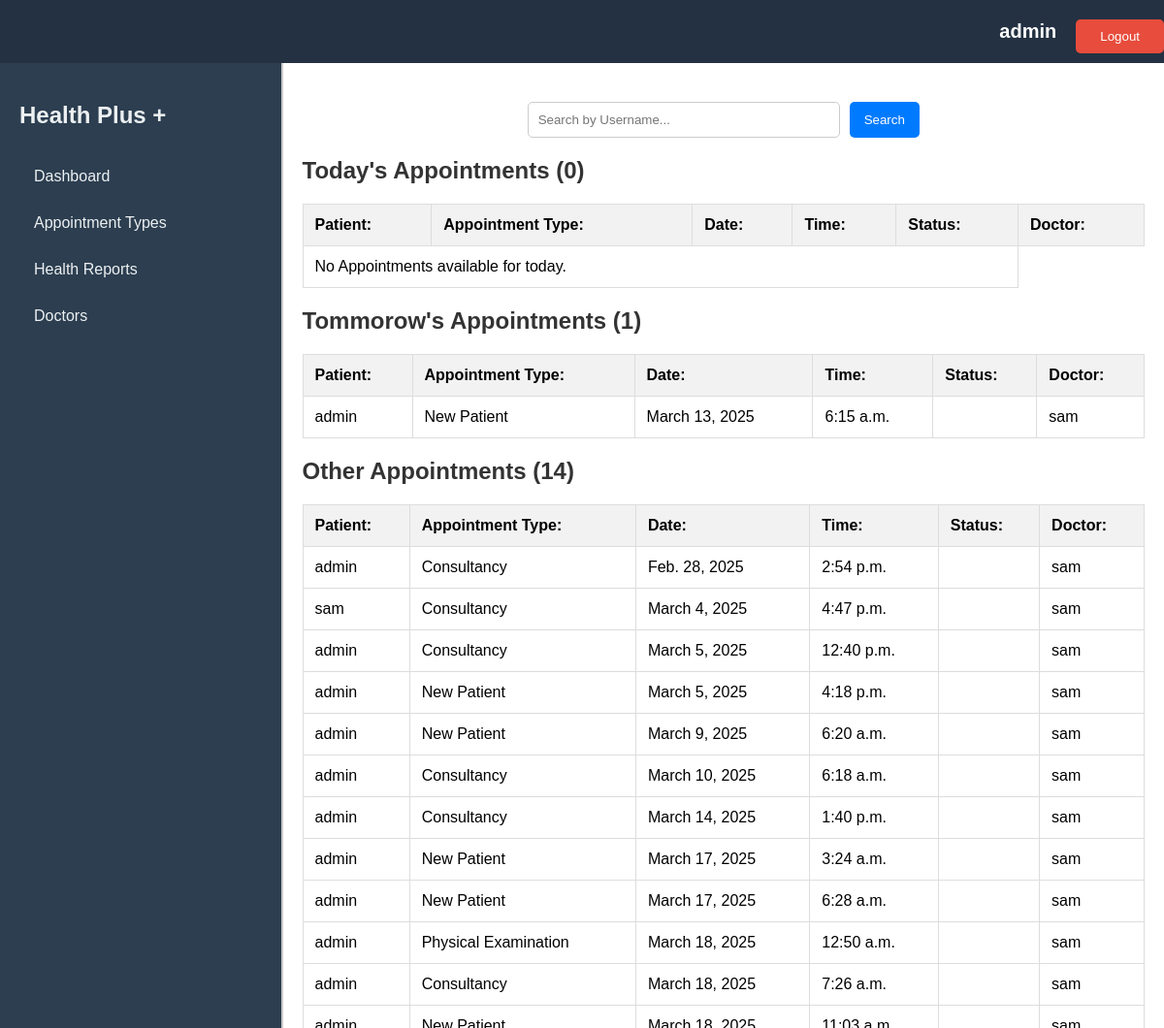
Page /staff/ (signed in) on the committed database.
### booking/models.py (models this page shows, shortened)
class Appointment(models.Model):
    user = models.ForeignKey(User, on_delete=models.CASCADE, related_name='appointments')
    doctor = models.ForeignKey(Doctor, on_delete=models.CASCADE, related_name='appointments')
    appointment_type = models.ForeignKey(AppointmentType, on_delete=models.CASCADE)  # New field
    appointment_date = models.DateField()
    appointment_time = models.TimeField()
    status = models.CharField(max_length=20, choices=[('scheduled', 'Scheduled'), ('completed', 'Completed'), ('canceled', 'Canceled')])
    created_at = models.DateTimeField(auto_now_add=True)
    updated_at = models.DateTimeField(auto_now=True)
    class Meta:
        indexes = [
            models.Index(fields=['appointment_date']),
        ]

class AppointmentType(models.Model):
    name = models.CharField(max_length=100)
    duration = models.PositiveIntegerField()

class Doctor(models.Model):
    user = models.OneToOneField(User, on_delete=models.CASCADE)
    specialty = models.CharField(max_length=100)
    qualifications = models.TextField()
    experience_years = models.PositiveIntegerField()
    languages_spoken = models.CharField(max_length=100, blank=True)
    rating = models.FloatField(default=0.0)
    available_days = models.CharField(max_length=100)
    available_time_start = models.TimeField()
    available_time_end = models.TimeField()

### staff/views.py (the view)
# urls.py: path('', views.staff_view, name = 'staff_home'),
@staff_member_required
def staff_view(request):
    current_date = timezone.now().date()
    current_time = timezone.now().time()
    bookings = Appointment.objects.all()
    past_date = current_date - timedelta(days=1)
    tomorrow_date = current_date + timedelta(days=1)
    today_bookings = bookings.filter(appointment_date=current_date).order_by('appointment_time')
    tomorrow_bookings = bookings.filter(appointment_date=tomorrow_date).order_by('appointment_time')
    other_bookings = bookings.exclude(appointment_date__in=[past_date, current_date, tomorrow_date]).order_by('appointment_date', 'appointment_time')
    context = {
        'today_bookings': today_bookings,
        'tomorrow_bookings': tomorrow_bookings,
        'other_bookings': other_bookings,
        'user': request.user,
    }
    return render(request, 'staff.html', context)

### staff/templates/staff.html (shortened to what this page needs)
{% load static %}
<!DOCTYPE html>
<html lang="en">
<head>
</head>
<body>
    <header>
        <nav>
        {% if user.is_authenticated %}
        <h3>{{user.username}}</h3>
        <form method="post" action="{% url 'logout' %}">
            <button type="submit" class="logout-button">Logout</button>
        </form>
        {% else %}
        <a href="/accounts/login" class="login" style='text-decoration:none; color:white;'>Login</a>
        {% endif %}
    </nav>
    </header>
    <div class="body-content">
        <div class="aside">
            {% include 'components/staff_aside.html' %}
        </div>
        <div class="content">
            <div class="container">
                {% block content %}
                <div class="search-container">
                    <input type="text" id="searchInput" placeholder="Search by Username..." />
                    <button onclick="searchBookings()">Search</button>
                </div>
                <table id="todayBookings">
                    <h2>Today's Appointments ({{ today_bookings.count }})</h2>
                    <thead>
                        <tr>
                            <th><strong>Patient:</strong></th>
                            <th><strong>Appointment Type:</strong></th>
                            <th><strong>Date:</strong></th>
                            <th><strong>Time:</strong></th>
                            <th><strong>Status:</strong></th>
                            <th><strong>Doctor:</strong></th>
                        </tr>
                    </thead>
                    <tbody>
                        {% if today_bookings %} {% for booking in today_bookings %}
                        <tr onclick="window.location='{% url 'appointment_detail' booking.id %}'" style="cursor: pointer">
                            <td>{{ booking.user.username }}</td>
                            <td>{{ booking.appointment_type.name }}</td>
                            <td>{{ booking.appointment_date }}</td>
                            <td>{{ booking.appointment_time }}</td>
                            <td>{{ booking.status }}</td>
                            <td>{{ booking.doctor.user.username }}</td>
                        </tr>
                        {% endfor %} {% else %}
                        <tr>
                            <td colspan="5">No Appointments available for today.</td>
                        </tr>
                        {% endif %}
                    </tbody>
                </table>
                <table id="tomorrowBookings">
                    <h2>Tommorow's Appointments ({{ tomorrow_bookings.count }})</h2>
                    <thead>
                        <tr>
                            <th><strong>Patient:</strong></th>
                            <th><strong>Appointment Type:</strong></th>
                            <th><strong>Date:</strong></th>
                            <th><strong>Time:</strong></th>
                            <th><strong>Status:</strong></th>
                            <th><strong>Doctor:</strong></th>
                        </tr>
                    </thead>
                    <tbody>
                        {% if tomorrow_bookings %} {% for booking in tomorrow_bookings %}
                        <tr onclick="window.location='{% url 'appointment_detail' booking.id %}'" style="cursor: pointer">
                            <td>{{ booking.user.username }}</td>
                            <td>{{ booking.appointment_type.name }}</td>
                            <td>{{ booking.appointment_date }}</td>
                            <td>{{ booking.appointment_time }}</td>
                            <td>{{ booking.status }}</td>
                            <td>{{ booking.doctor.user.username }}</td>
                        </tr>
                        {% endfor %} {% else %}
                        <tr>
                            <td colspan="5">No Appointments available for tomorrow.</td>
                        </tr>
                        {% endif %}
                    </tbody>
                </table>
                <table id="upcomingBookings">
                    <h2>Other Appointments ({{ other_bookings.count }})</h2>
                    <thead>
                        <tr>
                            <th><strong>Patient:</strong></th>
                            <th><strong>Appointment Type:</strong></th>
                            <th><strong>Date:</strong></th>
                            <th><strong>Time:</strong></th>
                            <th><strong>Status:</strong></th>
                            <th><strong>Doctor:</strong></th>
                        </tr>
                    </thead>
                    <tbody>
                        {% if other_bookings %} {% for booking in other_bookings %}
                        <tr onclick="window.location='{% url 'appointment_detail' booking.id %}'" style="cursor: pointer">
                            <td>{{ booking.user.username }}</td>
                            <td>{{ booking.appointment_type.name }}</td>
                            <td>{{ booking.appointment_date }}</td>
                            <td>{{ booking.appointment_time }}</td>
                            <td>{{ booking.status }}</td>
                            <td>{{ booking.doctor.user.username }}</td>
                        </tr>
                        {% endfor %} {% else %}
                        <tr>
                            <td colspan="5">No Other Appointments available.</td>
                        </tr>
                        {% endif %}
                    </tbody>
                </table>
                {% endblock %}
            </div>
        </div>
    </div>
</body>
</html>

### staff/templates/staff.html (style rules this page uses)
html, body { height: 100%; width:100%; margin: 0; padding: 0; }
body { font-family: "Arial", sans-serif; background-color: #f4f7fa; position:fixed; }
header { background-color: #233142; padding: 10px 20px; color: white; display: flex; justify-content: flex-end; align-items: center; }
nav { display: flex; align-items: center; }
h3 { margin: 0; font-size: 20px; }
.logout-button { margin-left: 20px; padding: 10px 15px; background-color: #dc3545; color: white; border: none; border-radius: 5px; cursor: pointer; transition: background-color 0.3s; }
.body-content { display: flex; height: 100%; overflow:auto; }
.aside { flex: 1; border-right: 2px solid #ccc; }
.content { flex: 3; padding: 20px; background-color: #ffffff; }
h2 { color: #333; margin-top: 20px; }
table { width: 100%; border-collapse: collapse; margin: 20px 0; }
th, td { padding: 12px; text-align: left; border: 1px solid #ddd; }
th { background-color: #f2f2f2; font-weight: bold; }
button { background-color: #dc3545; color: white; border: none; padding: 10px 15px; border-radius: 5px; cursor: pointer; transition: background-color 0.3s; }
.search-container { display: flex; justify-content: center; margin: 20px 0; }
.search-container input { padding: 10px; border: 1px solid #ccc; border-radius: 5px; width: 300px; }
.search-container button { padding: 10px 15px; border: none; border-radius: 5px; background-color: #007bff; color: white; cursor: pointer; margin-left: 10px; transition: background-color 0.3s; }

### staff/templates/components/staff_aside.html (style rules this page uses)
.logout-button { background-color: #e74c3c; color: white; border: none; padding: 10px 15px; border-radius: 5px; cursor: pointer; width: 100%; margin-top: 10px; transition: background-color 0.3s; }

### rows in the picture
Appointment: user.username "admin", appointment_type.name "New Patient", appointment_date "March 13, 2025", appointment_time "6:15 a.m.", doctor.user.username "sam"
Appointment: user.username "admin", appointment_type.name "Consultancy", appointment_date "Feb. 28, 2025", appointment_time "2:54 p.m.", doctor.user.username "sam"
Appointment: user.username "sam", appointment_type.name "Consultancy", appointment_date "March 4, 2025", appointment_time "4:47 p.m.", doctor.user.username "sam"
Appointment: user.username "admin", appointment_type.name "Consultancy", appointment_date "March 5, 2025", appointment_time "12:40 p.m.", doctor.user.username "sam"
Appointment: user.username "admin", appointment_type.name "New Patient", appointment_date "March 5, 2025", appointment_time "4:18 p.m.", doctor.user.username "sam"
Appointment: user.username "admin", appointment_type.name "New Patient", appointment_date "March 9, 2025", appointment_time "6:20 a.m.", doctor.user.username "sam"
Appointment: user.username "admin", appointment_type.name "Consultancy", appointment_date "March 10, 2025", appointment_time "6:18 a.m.", doctor.user.username "sam"
Appointment: user.username "admin", appointment_type.name "Consultancy", appointment_date "March 14, 2025", appointment_time "1:40 p.m.", doctor.user.username "sam"
Appointment: user.username "admin", appointment_type.name "New Patient", appointment_date "March 17, 2025", appointment_time "3:24 a.m.", doctor.user.username "sam"
Appointment: user.username "admin", appointment_type.name "New Patient", appointment_date "March 17, 2025", appointment_time "6:28 a.m.", doctor.user.username "sam"
Appointment: user.username "admin", appointment_type.name "Physical Examination", appointment_date "March 18, 2025", appointment_time "12:50 a.m.", doctor.user.username "sam"
Appointment: user.username "admin", appointment_type.name "Consultancy", appointment_date "March 18, 2025", appointment_time "7:26 a.m.", doctor.user.username "sam"

### other values in the picture
{{ user.username }} "admin"
{{ today_bookings.count }} "0"
{{ tomorrow_bookings.count }} "1"
{{ other_bookings.count }} "14"
